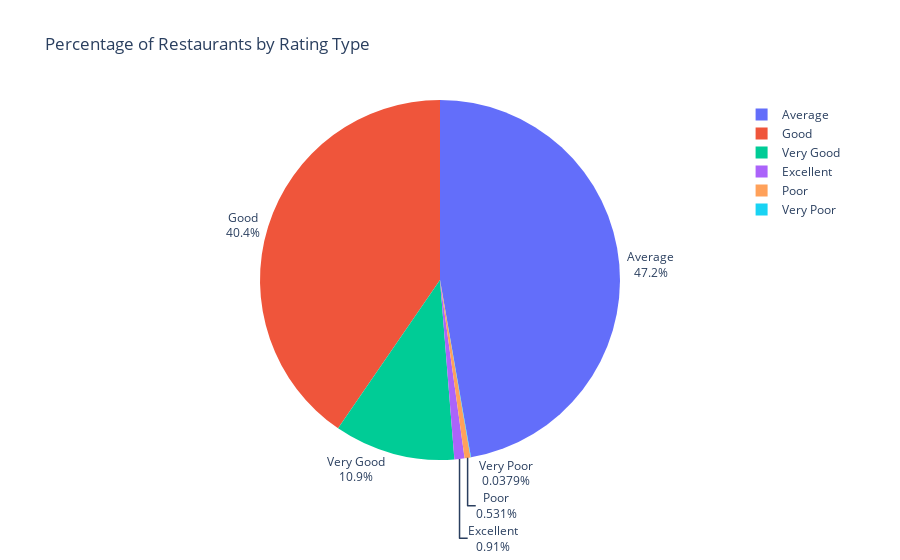

Here is the notebook cell this chart was saved with:
### Code cell
fig = px.pie(rating_type_df, names = 'RATING TYPE', values = 'Count of Restaurants',
             color = 'RATING TYPE',
                  title = 'Percentage of Restaurants by Rating Type').update_traces(
    textposition='inside', textinfo='percent+label')

fig.show()

### Figure 1 — Plotly figure (JSON) as saved in the notebook; plotly's stock layout.template omitted (floating-point values rounded to 4 significant figures)
{"data": [{"customdata": [["Average"], ["Good"], ["Very Good"], ["Excellent"], ["Poor"], ["Very Poor"]], "domain": {"x": [0, 1], "y": [0, 1]}, "hovertemplate": "RATING TYPE=%{customdata[0]}<br>Count of Restaurants=%{value}<extra></extra>", "labels": ["Average", "Good", "Very Good", "Excellent", "Poor", "Very Poor"], "legendgroup": "", "marker": {"colors": ["#636efa", "#EF553B", "#00cc96", "#ab63fa", "#FFA15A", "#19d3f3"]}, "name": "", "showlegend": true, "textinfo": "percent+label", "textposition": "outside", "type": "pie", "values": [4983, 4263, 1145, 96, 56, 4]}], "layout": {"legend": {"tracegroupgap": 0}, "title": {"text": "Percentage of Restaurants by Rating Type"}}}
